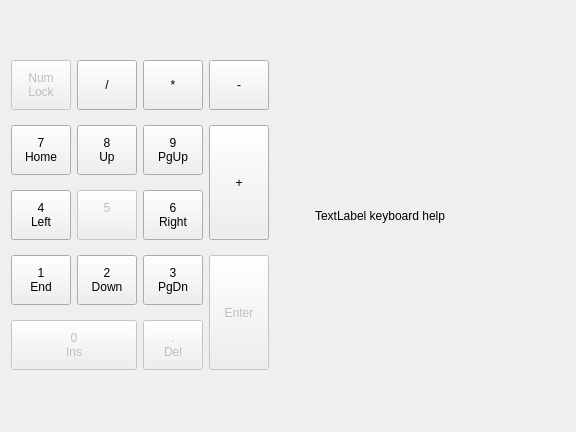
        <widget class="QWidget" name="tab_3">
         <property name="sizePolicy">
          <sizepolicy hsizetype="Minimum" vsizetype="Preferred">
           <horstretch>0</horstretch>
           <verstretch>0</verstretch>
          </sizepolicy>
         </property>
         <attribute name="title">
          <string>Numeric keyboard</string>
         </attribute>
         <layout class="QGridLayout" name="gridLayout_38">
          <item row="0" column="0">
           <layout class="QHBoxLayout" name="firstLayout">
            <item>
             <layout class="QGridLayout" name="gridLayout_39">
              <item row="4" column="1">
               <widget class="QToolButton" name="toolNum2">
                <property name="minimumSize">
                 <size>
                  <width>60</width>
                  <height>50</height>
                 </size>
                </property>
                <property name="text">
                 <string>2
Down</string>
                </property>
                <property name="autoRepeat">
                 <bool>true</bool>
                </property>
               </widget>
              </item>
              <item row="2" column="1">
               <widget class="QToolButton" name="toolNum8">
                <property name="minimumSize">
                 <size>
                  <width>60</width>
                  <height>50</height>
                 </size>
                </property>
                <property name="text">
                 <string>8
Up</string>
                </property>
                <property name="autoRepeat">
                 <bool>true</bool>
                </property>
               </widget>
              </item>
              <item row="4" column="0">
               <widget class="QToolButton" name="toolNum1">
                <property name="minimumSize">
                 <size>
                  <width>60</width>
                  <height>50</height>
                 </size>
                </property>
                <property name="text">
                 <string>1
End</string>
                </property>
                <property name="autoRepeat">
                 <bool>true</bool>
                </property>
               </widget>
              </item>
              <item row="6" column="0" colspan="4">
               <spacer name="verticalSpacer_9">
                <property name="orientation">
                 <enum>Qt::Vertical</enum>
                </property>
                <property name="sizeType">
                 <enum>QSizePolicy::Minimum</enum>
                </property>
                <property name="sizeHint" stdset="0">
                 <size>
                  <width>20</width>
                  <height>40</height>
                 </size>
                </property>
               </spacer>
              </item>
              <item row="2" column="3" rowspan="2">
               <widget class="QToolButton" name="toolNumPlus">
                <property name="sizePolicy">
                 <sizepolicy hsizetype="Fixed" vsizetype="MinimumExpanding">
                  <horstretch>0</horstretch>
                  <verstretch>0</verstretch>
                 </sizepolicy>
                </property>
                <property name="minimumSize">
                 <size>
                  <width>60</width>
                  <height>50</height>
                 </size>
                </property>
                <property name="text">
                 <string>+</string>
                </property>
                <property name="autoRepeat">
                 <bool>true</bool>
                </property>
               </widget>
              </item>
              <item row="5" column="0" colspan="2">
               <widget class="QToolButton" name="toolNum0">
                <property name="enabled">
                 <bool>false</bool>
                </property>
                <property name="sizePolicy">
                 <sizepolicy hsizetype="MinimumExpanding" vsizetype="Fixed">
                  <horstretch>0</horstretch>
                  <verstretch>0</verstretch>
                 </sizepolicy>
                </property>
                <property name="minimumSize">
                 <size>
                  <width>60</width>
                  <height>50</height>
                 </size>
                </property>
                <property name="text">
                 <string>0
Ins</string>
                </property>
                <property name="autoRepeat">
                 <bool>true</bool>
                </property>
               </widget>
              </item>
              <item row="4" column="3" rowspan="2">
               <widget class="QToolButton" name="toolNumEnter">
                <property name="enabled">
                 <bool>false</bool>
                </property>
                <property name="sizePolicy">
                 <sizepolicy hsizetype="Fixed" vsizetype="MinimumExpanding">
                  <horstretch>0</horstretch>
                  <verstretch>0</verstretch>
                 </sizepolicy>
                </property>
                <property name="minimumSize">
                 <size>
                  <width>60</width>
                  <height>50</height>
                 </size>
                </property>
                <property name="text">
                 <string>Enter</string>
                </property>
                <property name="autoRepeat">
                 <bool>true</bool>
                </property>
               </widget>
              </item>
              <item row="3" column="2">
               <widget class="QToolButton" name="toolNum6">
                <property name="minimumSize">
                 <size>
                  <width>60</width>
                  <height>50</height>
                 </size>
                </property>
                <property name="text">
                 <string>6
Right</string>
                </property>
                <property name="autoRepeat">
                 <bool>true</bool>
                </property>
               </widget>
              </item>
              <item row="2" column="2">
               <widget class="QToolButton" name="toolNum9">
                <property name="minimumSize">
                 <size>
                  <width>60</width>
                  <height>50</height>
                 </size>
                </property>
                <property name="text">
                 <string>9
PgUp</string>
                </property>
                <property name="autoRepeat">
                 <bool>true</bool>
                </property>
               </widget>
              </item>
              <item row="1" column="0">
               <widget class="QToolButton" name="toolNumNumLock">
                <property name="enabled">
                 <bool>false</bool>
                </property>
                <property name="minimumSize">
                 <size>
                  <width>60</width>
                  <height>50</height>
                 </size>
                </property>
                <property name="text">
                 <string>Num
Lock</string>
                </property>
                <property name="autoRepeat">
                 <bool>true</bool>
                </property>
               </widget>
              </item>
              <item row="2" column="0">
               <widget class="QToolButton" name="toolNum7">
                <property name="minimumSize">
                 <size>
                  <width>60</width>
                  <height>50</height>
                 </size>
                </property>
                <property name="text">
                 <string>7
Home</string>
                </property>
                <property name="autoRepeat">
                 <bool>true</bool>
                </property>
               </widget>
              </item>
              <item row="3" column="0">
               <widget class="QToolButton" name="toolNum4">
                <property name="minimumSize">
                 <size>
                  <width>60</width>
                  <height>50</height>
                 </size>
                </property>
                <property name="text">
                 <string>4
Left</string>
                </property>
                <property name="autoRepeat">
                 <bool>true</bool>
                </property>
               </widget>
              </item>
              <item row="1" column="3">
               <widget class="QToolButton" name="toolNumMinus">
                <property name="minimumSize">
                 <size>
                  <width>60</width>
                  <height>50</height>
                 </size>
                </property>
                <property name="text">
                 <string>-</string>
                </property>
                <property name="autoRepeat">
                 <bool>true</bool>
                </property>
               </widget>
              </item>
              <item row="4" column="2">
               <widget class="QToolButton" name="toolNum3">
                <property name="minimumSize">
                 <size>
                  <width>60</width>
                  <height>50</height>
                 </size>
                </property>
                <property name="text">
                 <string>3
PgDn</string>
                </property>
                <property name="autoRepeat">
                 <bool>true</bool>
                </property>
               </widget>
              </item>
              <item row="3" column="1">
               <widget class="QToolButton" name="toolNum5">
                <property name="enabled">
                 <bool>false</bool>
                </property>
                <property name="minimumSize">
                 <size>
                  <width>60</width>
                  <height>50</height>
                 </size>
                </property>
                <property name="text">
                 <string>5
</string>
                </property>
                <property name="autoRepeat">
                 <bool>true</bool>
                </property>
               </widget>
              </item>
              <item row="0" column="0" colspan="4">
               <spacer name="verticalSpacer_7">
                <property name="orientation">
                 <enum>Qt::Vertical</enum>
                </property>
                <property name="sizeType">
                 <enum>QSizePolicy::Minimum</enum>
                </property>
                <property name="sizeHint" stdset="0">
                 <size>
                  <width>20</width>
                  <height>40</height>
                 </size>
                </property>
               </spacer>
              </item>
              <item row="1" column="2">
               <widget class="QToolButton" name="toolNumMult">
                <property name="minimumSize">
                 <size>
                  <width>60</width>
                  <height>50</height>
                 </size>
                </property>
                <property name="text">
                 <string>*</string>
                </property>
                <property name="autoRepeat">
                 <bool>true</bool>
                </property>
               </widget>
              </item>
              <item row="5" column="2">
               <widget class="QToolButton" name="toolNumDel">
                <property name="enabled">
                 <bool>false</bool>
                </property>
                <property name="minimumSize">
                 <size>
                  <width>60</width>
                  <height>50</height>
                 </size>
                </property>
                <property name="text">
                 <string>.
Del</string>
                </property>
                <property name="autoRepeat">
                 <bool>true</bool>
                </property>
               </widget>
              </item>
              <item row="1" column="1">
               <widget class="QToolButton" name="toolNumDiv">
                <property name="minimumSize">
                 <size>
                  <width>60</width>
                  <height>50</height>
                 </size>
                </property>
                <property name="text">
                 <string>/</string>
                </property>
                <property name="autoRepeat">
                 <bool>true</bool>
                </property>
               </widget>
              </item>
             </layout>
            </item>
            <item>
             <spacer name="horizontalSpacer_2">
              <property name="orientation">
               <enum>Qt::Horizontal</enum>
              </property>
              <property name="sizeType">
               <enum>QSizePolicy::Minimum</enum>
              </property>
              <property name="sizeHint" stdset="0">
               <size>
                <width>40</width>
                <height>20</height>
               </size>
              </property>
             </spacer>
            </item>
            <item>
             <widget class="QLabel" name="labelNumpad">
              <property name="sizePolicy">
               <sizepolicy hsizetype="Minimum" vsizetype="Preferred">
                <horstretch>0</horstretch>
                <verstretch>0</verstretch>
               </sizepolicy>
              </property>
              <property name="minimumSize">
               <size>
                <width>250</width>
                <height>410</height>
               </size>
              </property>
              <property name="accessibleDescription">
               <string notr="true"/>
              </property>
              <property name="text">
               <string>TextLabel keyboard help</string>
              </property>
              <property name="wordWrap">
               <bool>true</bool>
              </property>
             </widget>
            </item>
           </layout>
          </item>
         </layout>
        </widget>
